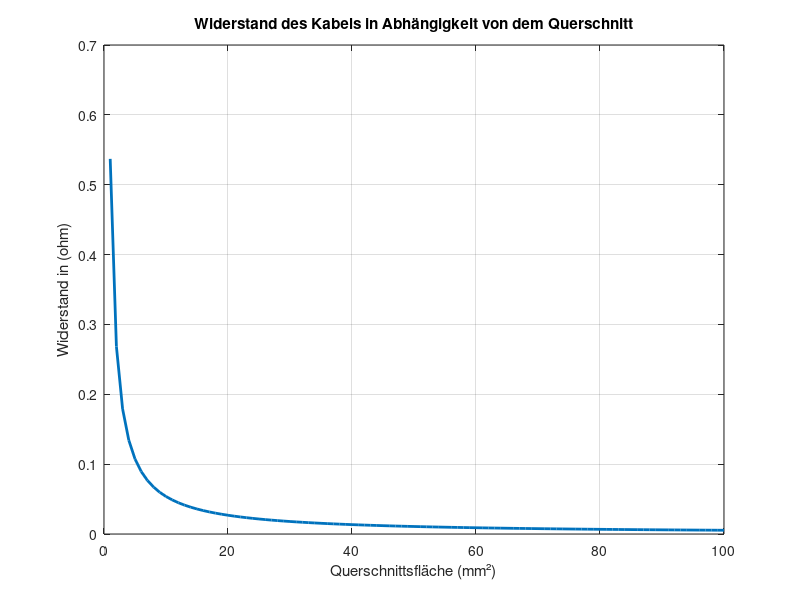
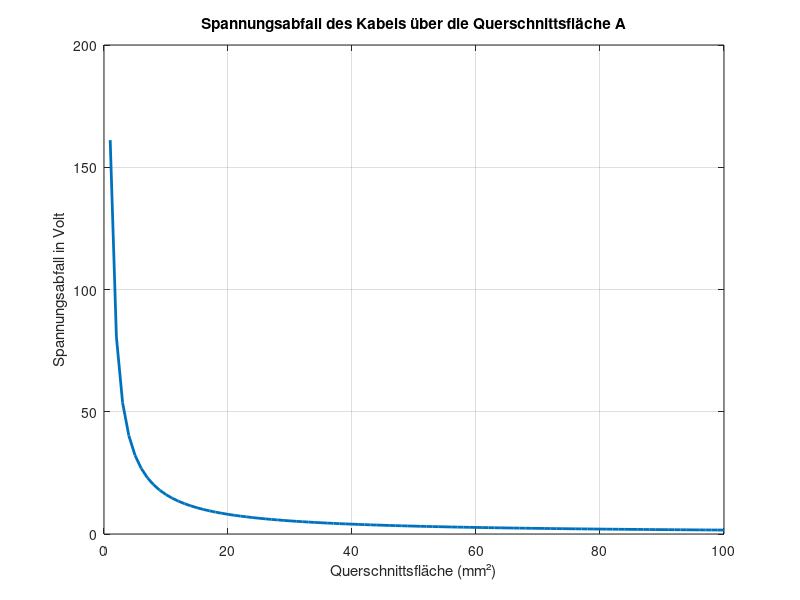

Write MATLAB code to recreate these figures, in order.
%Zusatzaufgabe Z1 a
rho=0.0179;
l = 30;
U = 12;
I = 300;
A = linspace(1, 100, 100);
R_value = rho*l ./ A;
figure;
plot(A, R_value, 'LineWidth', 2);
xlabel('Querschnittsfläche (mm²)');
ylabel('Widerstand in (ohm)');
title('Widerstand des Kabels in Abhängigkeit von dem Querschnitt')
grid on;

%Spannungsabfall berechnen
V_Drop = I * R_value;
figure;
plot(A, V_Drop, 'LineWidth', 2);
xlabel('Querschnittsfläche (mm²)');
ylabel('Spannungsabfall in Volt');
title('Spannungsabfall des Kabels über die Querschnittsfläche A')
grid on;

%Welchen Durchmesser darf das Kabel aufweisen, wenn wir folgende Bedingungen ansetzen: c

I = 300;  % Strom in Ampere
J_limit = 5;  % Grenzwert für Stromdichte in A/mm^2
Delta_U_limit = 2;  % Grenzwert für Spannungsabfall in Volt

% Berechnung des Durchmessers
rho_copper = 0,0179;  % Spezifischer Widerstand von Kupfer in Ohm·m
L = 30;  % Länge des Kabels in Metern

% Iteration über verschiedene Durchmesserwerte
for d = linspace(1, 100, 100);
    A = pi/4 * d^2;  % Querschnittsfläche
    J = I / A;  % Stromdichte
    Delta_U = rho_copper * L / A * I;  % Spannungsabfall

    % Überprüfung der Bedingungen
    if J <= J_limit && Delta_U <= Delta_U_limit
        break;  % Durchmesser gefunden
    end
end

disp(['Der Durchmesser des Kabels beträgt etwa ' num2str(d) ' mm.']);

